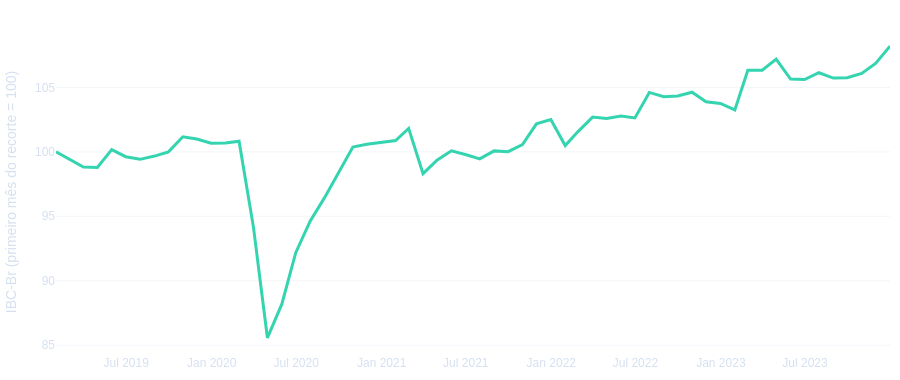
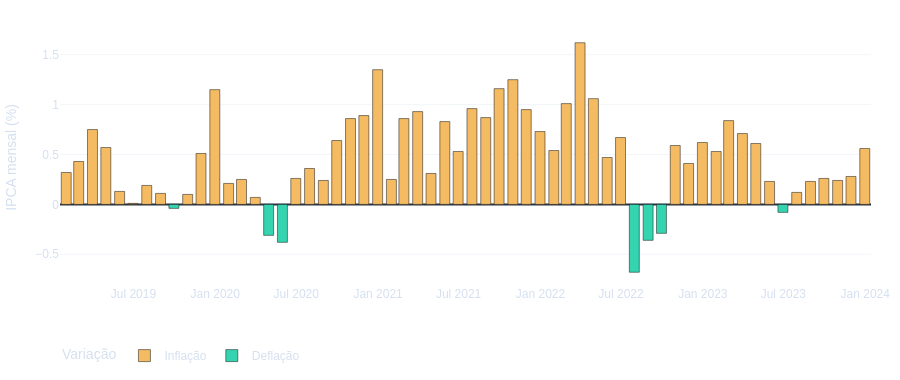

The code cell stored with these charts, in order, in its notebook:
### Markdown cell above
## 6. Atividade econômica e inflação mensal

O IBC-Br (SGS 24364) já possui ajuste sazonal e pode ser revisado. O gráfico normalizado usa janeiro/2019 = 100 para facilitar a comparação no período, sem alterar os dados originais. A variação mensal permanece calculada sobre o índice original.

### Code cell
activity_chart(df, normalized=True).show()
inflation_chart(df).show()
trough = df.loc[df.ibc_br.idxmin()]
worst = df.loc[df.ibc_br_variacao_mensal.idxmin()]
print(f"Menor IBC-Br do recorte em {trough.data:%m/%Y}: {trough.ibc_br:.3f} (escala SGS).")
print(f"Maior queda mensal no recorte: {worst.ibc_br_variacao_mensal:.2f}% em {worst.data:%m/%Y}.")
